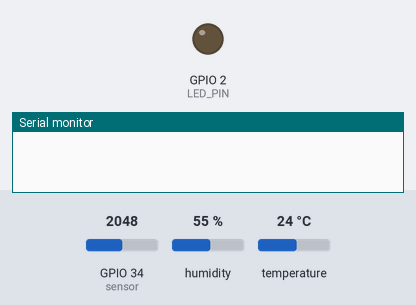
Recording of a sketch running on a simulated ESP32. Parts: output pins drawn as LEDs (lit = HIGH), the last lines printed to the serial monitor. Inputs (shaded band) come from the test bench; at power-on: GPIO 34 (sensor) = 2048, humidity 55 %, temperature 24 °C. WiFi joins after 1.5 s; servers stay silent unless stated; no MQTT or app messages arrive unless stated.

Above: at 0.1 s.
At 3.2 s:
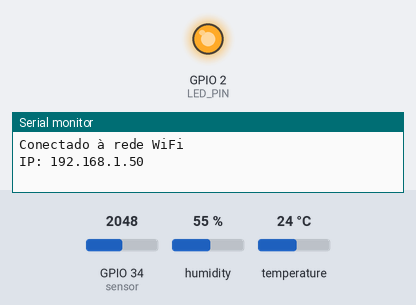
Timing chart, 0 to 4.9 s (numbered marks = the images above):
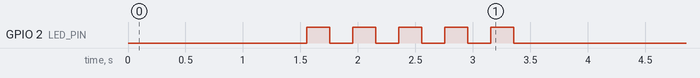

The sketch:

codigo.ino
```cpp
#include <WiFi.h>              // Inclui a biblioteca para conexão WiFi
#include <PubSubClient.h>      // Inclui a biblioteca para comunicação MQTT
#include "DHT.h"               // Inclui a biblioteca para o sensor DHT

// Define os tópicos de comunicação MQTT
const char* TOPICPREFIX      = "lampbit";                      // Prefixo dos tópicos
const char* TOPICO_SUBSCRIBE = "/TEF/lampbit/cmd";            // Tópico para receber comandos
const char* TOPICO_PUBLISH_1 = "/TEF/lampbit/attrs";          // Tópico para publicar estado
const char* TOPICO_PUBLISH_LUMI = "/TEF/lampbit/attrs/l";     // Tópico para publicar luminosidade
const char* TOPICO_PUBLISH_TEMP = "/TEF/lampbit/attrs/t";     // Tópico para publicar temperatura
const char* TOPICO_PUBLISH_HUMID = "/TEF/lampbit/attrs/h";    // Tópico para publicar umidade

const bool  Simulation  = true;                                 // Define se está em modo simulação
const char* SSID        = Simulation ? "Wokwi-GUEST" : "FIAP-IBM"; // Nome da rede WiFi
const char* PASSWORD    = Simulation ? "" : "Challenge@24!";   // Senha da rede WiFi
const char* BROKER_MQTT = "18.117.118.157";                     // Endereço do broker MQTT
const int   BROKER_PORT = 1883;                                 // Porta do broker MQTT
const char* ID_MQTT     = "fiware_bit";                        // ID do cliente MQTT
const int   LED_PIN     = 2;                                   // Pino do LED

DHT dht(32, Simulation ? DHT22 : DHT11);                       // Inicializa o sensor DHT

WiFiClient espClient;                                          // Cliente WiFi
PubSubClient MQTT(espClient);                                  // Cliente MQTT
char estadoSaida = '0';                                       // Estado da saída do LED

void setup() {
    Serial.begin(115200);                                      // Inicia a comunicação serial
    pinMode(LED_PIN, OUTPUT);                                  // Configura o pino do LED como saída
    digitalWrite(LED_PIN, LOW);                                // Inicializa o LED apagado

    WiFi.begin(SSID, PASSWORD);                                // Conecta à rede WiFi
    dht.begin();                                              // Inicializa o sensor DHT

    while (WiFi.status() != WL_CONNECTED) {                   // Aguarda a conexão WiFi
        delay(100);
        // Serial.print(".");                                   // (opcional) imprime ponto enquanto conecta
    }
    Serial.println("\nConectado à rede WiFi");                 // Confirma a conexão
    Serial.print("IP: ");                                      // Imprime o IP local
    Serial.println(WiFi.localIP());

    MQTT.setServer(BROKER_MQTT, BROKER_PORT);                 // Define o servidor MQTT
    MQTT.setCallback(mqtt_callback);                           // Define a função de callback MQTT

    while (!MQTT.connected()) {                                 // Aguarda conexão com o broker MQTT
        if (MQTT.connect(ID_MQTT)) {                           // Tenta conectar
            MQTT.subscribe(TOPICO_SUBSCRIBE);                 // Assina o tópico de comandos
            MQTT.publish(TOPICO_PUBLISH_1, "s|on");          // Publica estado inicial
        } else {
            Serial.println("Falha ao conectar ao MQTT, tentando novamente em 2s"); // Erro na conexão
            delay(2000);                                       // Espera 2 segundos antes de tentar novamente
        }
    }

    for (int i = 0; i < 10; i++) {                             // Pisca o LED 10 vezes
        digitalWrite(LED_PIN, !digitalRead(LED_PIN));         // Alterna o estado do LED
        delay(200);                                            // Aguarda 200ms
    }
}

void loop() {
    if (!MQTT.connected()) {                                   // Verifica se está conectado ao MQTT
        while (!MQTT.connected()) {                             // Tenta reconectar
            if (MQTT.connect(ID_MQTT)) {                      // Tenta conectar
                MQTT.subscribe(TOPICO_SUBSCRIBE);            // Reassina o tópico de comandos
            } else {
                delay(2000);                                   // Espera 2 segundos antes de tentar novamente
            }
        }
    }
    MQTT.loop();                                              // Mantém a conexão MQTT ativa

    handleDHT();                                             // Lida com o sensor DHT
    handleLuminosity();                                      // Lida com a luminosidade
    enviarEstadoOutputMQTT();                                // Envia o estado do LED via MQTT
}

void mqtt_callback(char* topic, byte* payload, unsigned int length) {
    String msg;                                               // Cria uma string para a mensagem recebida
    for (unsigned int i = 0; i < length; i++) {              // Constrói a string a partir do payload
        msg += (char)payload[i];
    }

    // Verifica se a mensagem é um comando para acender ou apagar o LED
    if (msg == String(TOPICPREFIX)+"@on|") {
        digitalWrite(LED_PIN, HIGH);                          // Acende o LED
        estadoSaida = '1';                                    // Atualiza o estado
    } else if (msg == String(TOPICPREFIX)+"@off|") {
        digitalWrite(LED_PIN, LOW);                           // Apaga o LED
        estadoSaida = '0';                                    // Atualiza o estado
    }
}

void enviarEstadoOutputMQTT() {
    String status = (estadoSaida == '1') ? "s|on" : "s|off"; // Define o status do LED
    MQTT.publish(TOPICO_PUBLISH_1, status.c_str());        // Publica o estado do LED
    Serial.println("Estado do LED enviado ao broker!");      // Confirma o envio
    delay(1000);                                             // Espera 1 segundo
}

void handleDHT() {
    float temp = dht.readTemperature();                      // Lê a temperatura do sensor
    float humid = dht.readHumidity();                        // Lê a umidade do sensor
    MQTT.publish(TOPICO_PUBLISH_TEMP, String(temp).c_str()); // Publica a temperatura
    MQTT.publish(TOPICO_PUBLISH_HUMID, String(humid).c_str()); // Publica a umidade

    Serial.println("Temperatura: "+String(temp));           // Imprime a temperatura no serial
    Serial.println("Umidade: "+String(humid));              // Imprime a umidade no serial
}

void handleLuminosity() {
    int sensorValue = analogRead(34);                        // Lê o valor do sensor de luminosidade
    int luminosidade = map(sensorValue, 0, 4095, 0, 100);    // Mapeia o valor para uma escala de 0 a 100
    String mensagem = String(luminosidade);                  // Cria uma string com a luminosidade
    MQTT.publish(TOPICO_PUBLISH_LUMI, mensagem.c_str());    // Publica a luminosidade
    Serial.print("Luminosidade: ");                          // Imprime a luminosidade no serial
    Serial.println(mensagem);
}
```
